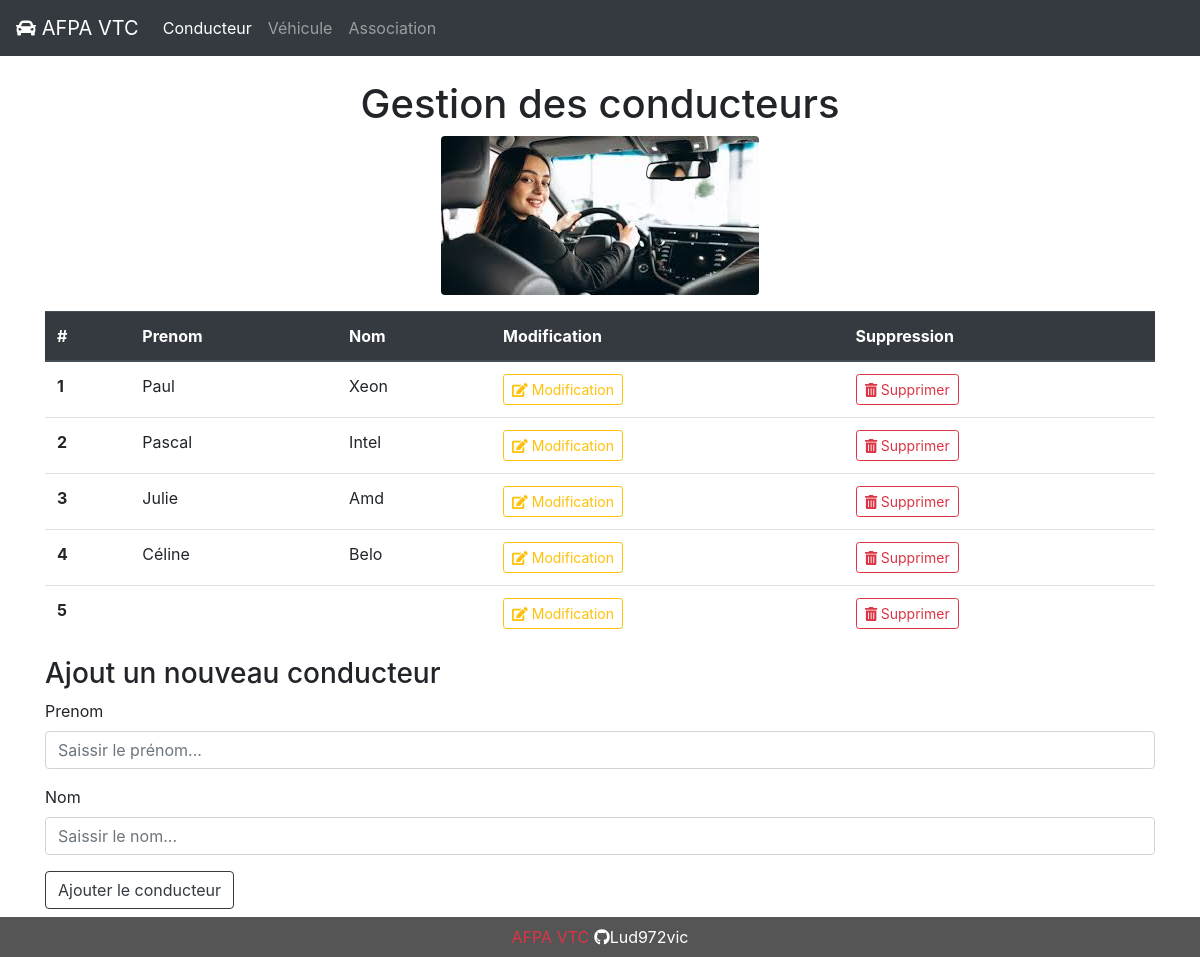
Page /?action=conducteurs on the committed database.
### tables this page shows
CREATE TABLE IF NOT EXISTS `conducteur` (
  `idConducteur` int(11) NOT NULL AUTO_INCREMENT,
  `Prenom` varchar(50) DEFAULT NULL,
  `Nom` varchar(50) DEFAULT NULL,
  PRIMARY KEY (`idConducteur`)
);

### controllers/ConducteurController.php (called while the page is built, shortened)
<?php
require_once('models/Conducteur.php');
class ConducteurController
{
    public function ajouterConducteur()
    {
        $this->afficherConducteurs();
        require_once('views/conducteur.php');
    }
    public function afficherConducteurs()
    {
        $conducteur = new Conducteur();
        $affichage = $conducteur->select();
        require_once('views/conducteur.php');
    }
}

### Model.php (called while the page is built, shortened)
<?php
abstract class Model
{
    private static $pdo;
    private static function setBdd()
    {
        self::$pdo = new PDO("mysql:host=localhost;dbname=vtc;charset=utf8", "root", "");
        self::$pdo->setAttribute(PDO::ATTR_ERRMODE, PDO::ERRMODE_WARNING);
    }
    protected function getBdd()
    {
        return self::$pdo;
    }
}

### models/Conducteur.php (called while the page is built, shortened)
<?php
require_once('Model.php');
class Conducteur extends Model
{
    public function select()
    {
        $sql = "SELECT * FROM conducteur";
        $query = $this->getBdd()->prepare($sql);
        $query->execute();
        $resultat = $query->fetchAll(PDO::FETCH_ASSOC);
        return $resultat;
    }
}

### views/conducteur.php (the view, shortened to what this page needs)
<div class="container">
    <br>
    <h1 class="text-center">Gestion des conducteurs</h1>
    <table class="table">
        <thead class="thead-dark">
        <tr>
            <th scope="col">#</th>
            <th scope="col">Prenom</th>
            <th scope="col">Nom</th>
            <th scope="col">Modification</th>
            <th scope="col">Suppression</th>
        </tr>
        </thead>
        <tbody>
        <p class="text-center">
            <img src="ressources/image/conducteur.jfif" class="rounded">
        </p>
        <?php
        foreach ($affichage as $conducteur) {
            echo "<tr>";
            echo "<th scope='row'>" . $conducteur['idConducteur'] . "</th>";
            echo "<td>" . $conducteur['Prenom'] . "</td>";
            echo "<td>" . $conducteur['Nom'] . "</td>";
            echo "<td><a href='" . ROOT . "?action=modifierConducteur/" . $conducteur['idConducteur'] . '/' . $conducteur['Prenom'] . '/' . $conducteur['Nom'] . "' class='btn btn-sm btn-outline-warning'><i class='fas fa-edit'></i> Modification</a></td>";
            echo "<td><a class='btn btn-sm btn-outline-danger' data-toggle='modal' data-target='#message_" . $conducteur['idConducteur'] . "'><i class='fas fa-trash-alt'></i> Supprimer</a>
                <div class='modal fade' id='message_" . $conducteur['idConducteur'] . "' tabindex='-1' aria-labelledby='exampleModalLabel' aria-hidden='true'>
                    <div class='modal-dialog'>
                        <div class='modal-content'>
                            <div class='modal-header'>
                                <h5 class='modal-title' id='exampleModalLabel'>Voulez-vous vraiement supprimer ce chauffeur ?</h5>
                                <button type='button' class='close' data-dismiss='modal' aria-label='Close'>
                                    <span aria-hidden='true'>&times;</span>
                                </button>
                            </div>
                            <div class='modal-body'>
                               Chauffeur : " . $conducteur['Nom'] . ' ' . $conducteur['Prenom'] . "
                            </div>
                            <div class='modal-footer'>
                                <button type='button' class='btn btn-outline-dark' data-dismiss='modal'>Non</button>
                                <a href='" . ROOT . "?action=supprimerConducteur/" . $conducteur['idConducteur'] . "'>
                                <button type='button' class='btn btn-outline-danger'>Oui</button>
                                </a>
                            </div>
                        </div>
                    </div>
                </div>
            </td>";
            echo "</tr>";
        }
        ?>
        </tbody>
    </table>
    <h3>Ajout un nouveau conducteur</h3>
    <form method="post" action=<?= ROOT . '/?action=creationConducteur'; ?>>
        <div class="form-group">
            <label for="prenom">Prenom</label>
            <input type="text" class="form-control" id="prenom" name="prenom" placeholder="Saissir le prénom...">
        </div>
        <div class="form-group">
            <label for="nom">Nom</label>
            <input type="text" class="form-control" id="nom" name="nom" placeholder="Saissir le nom...">
        </div>
        <button type="submit" class="btn btn-outline-dark mb-5" name="submit">Ajouter le conducteur</button>
    </form>
</div>

### rows in the picture
conducteur: idConducteur "1", Prenom "Paul", Nom "Xeon"
conducteur: idConducteur "2", Prenom "Pascal", Nom "Intel"
conducteur: idConducteur "3", Prenom "Julie", Nom "Amd"
conducteur: idConducteur "4", Prenom "Céline", Nom "Belo"
conducteur: idConducteur "5"
